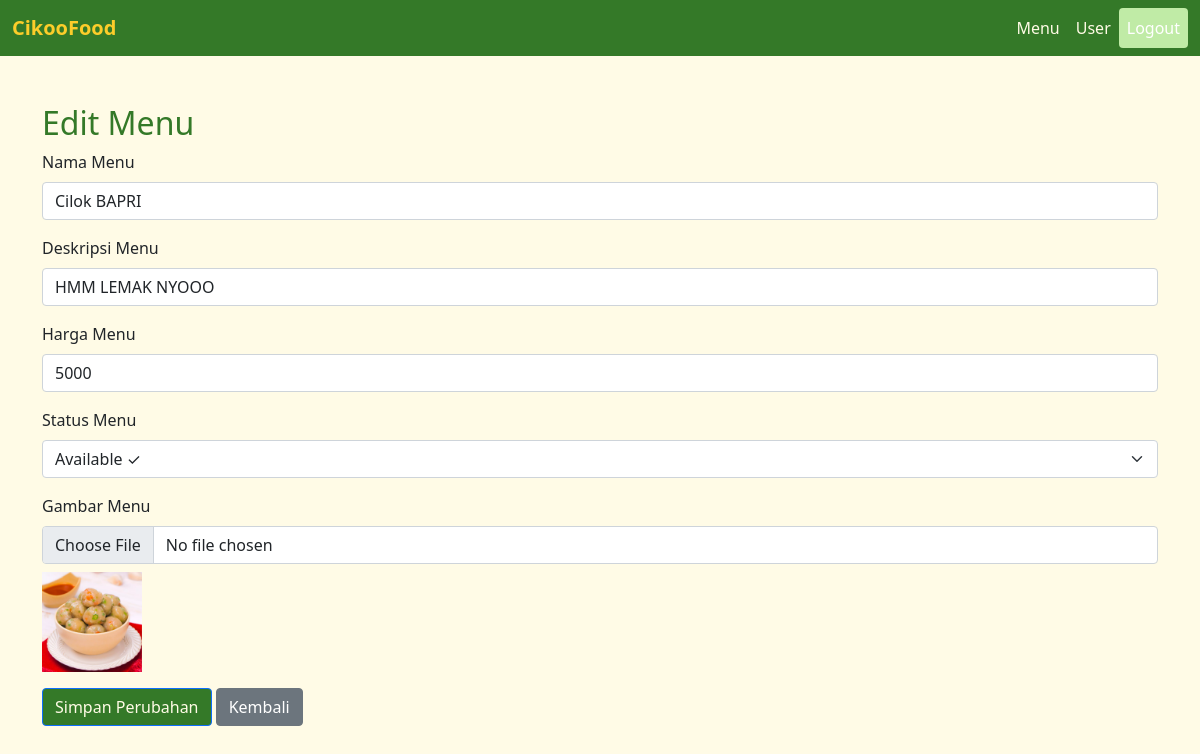
The app's page /admin/edit.php?menu_id=01-009 (signed in) with its own data.
### tables this page shows
CREATE TABLE IF NOT EXISTS `menu` (
  `menu_id` varchar(50) NOT NULL DEFAULT '',
  `menu_name` varchar(30) DEFAULT NULL,
  `menu_desc` varchar(50) DEFAULT NULL,
  `menu_price` int(11) DEFAULT NULL,
  `menu_status` enum('available','unavaliable') DEFAULT 'unavaliable',
  `menu_photo` varchar(50) DEFAULT '/image/default.png',
  PRIMARY KEY (`menu_id`)
);

### admin/edit.php (the view, shortened to what this page needs)
<?php
include '../config/config.php';
if (isset($_GET['menu_id'])) {
    $menu_id = $_GET['menu_id'];
    $stmt = $conn->prepare("SELECT * FROM menu WHERE menu_id = ?");
    $stmt->bind_param("s", $menu_id);
    $stmt->execute();
    $result = $stmt->get_result();
    if ($result->num_rows > 0) {
        $menu = $result->fetch_assoc();
    } else {
        header("Location: menu.php?message=Menu tidak ditemukan");
        exit();
    }
} else {
    header("Location: menu.php?message=ID menu tidak ditemukan");
    exit();
}
?>
<!DOCTYPE html>
<html lang="en">
<head>
    <link href="https://cdn.jsdelivr.net/npm/bootstrap@5.0.2/dist/css/bootstrap.min.css" rel="stylesheet">
</head>
<body>
<nav class="navbar navbar-expand-lg">
    <div class="container-fluid">
        <a class="navbar-brand mb-0 h1" href="index.php">
            CikooFood
        </a>
        <div class="collapse navbar-collapse" id="navbarNavDropdown">
            <ul class="navbar-nav ms-auto">
                <li class="nav-item">
                    <a class="nav-link" href="menu.php">Menu</a>
                </li>
                <li class="nav-item">
                    <a class="nav-link" href="user.php">User</a>
                </li>
                <li class="nav-item">
                    <a class="nav-link btn btn-danger text-white" href="../auth/logout.php">Logout</a>
                </li>
            </ul>
        </div>
    </div>
</nav>
    <div class="container mt-5">
        <h2>Edit Menu</h2>
        <form method="POST" action="backend/update.php" enctype="multipart/form-data">
            <div class="mb-3">
                <label for="menu_name" class="form-label">Nama Menu</label>
                <input type="text" class="form-control" id="menu_name" name="menu_name" value="<?php echo htmlspecialchars($menu['menu_name']); ?>" required>
            </div>
            <div class="mb-3">
                <label for="menu_desc" class="form-label">Deskripsi Menu</label>
                <input type="text" class="form-control" id="menu_desc" name="menu_desc" value="<?php echo htmlspecialchars($menu['menu_desc']); ?>" required>
            </div>
            <div class="mb-3">
                <label for="menu_price" class="form-label">Harga Menu</label>
                <input type="number" class="form-control" id="menu_price" name="menu_price" value="<?php echo htmlspecialchars($menu['menu_price']); ?>" required>
            </div>
            <div class="mb-3">
                <label for="menu_status" class="form-label">Status Menu</label>
                <select class="form-select" id="menu_status" name="menu_status" required>
                    <option value="available" <?php echo ($menu['menu_status'] === 'available') ? 'selected' : ''; ?>>Available &#10003;</option>
                </select>
            </div>
            <div class="mb-3">
                <label for="menu_photo" class="form-label">Gambar Menu</label>
                <input type="file" class="form-control" id="menu_photo" name="menu_photo">
                <?php if (!empty($menu['menu_photo'])): ?>
                    <img src="../<?php echo htmlspecialchars($menu['menu_photo']); ?>" alt="Gambar Menu" width="100" class="mt-2">
                <?php endif; ?>
            </div>
            <button type="submit" class="btn btn-primary">Simpan Perubahan</button>
            <a href="menu.php" class="btn btn-secondary">Kembali</a>
        </form>
    </div>
</body>
</html>

### admin/edit.php (style rules this page uses)
body { background-color: #FFFBE6; }
.navbar, .btn-primary { background-color: #347928; color: #FFFBE6; }
.navbar a.nav-link { color: #FFFBE6; }
.navbar-brand { color: #FCCD2A; font-weight: bold; }
h2, .modal-title { color: #347928; }
.btn-danger { background-color: #C0EBA6; color: #347928; border: none; }

### records on screen
menu: menu_name "Cilok BAPRI", menu_desc "HMM LEMAK NYOOO", menu_price "5000", menu_status "Available ✓", menu_photo (picture)
